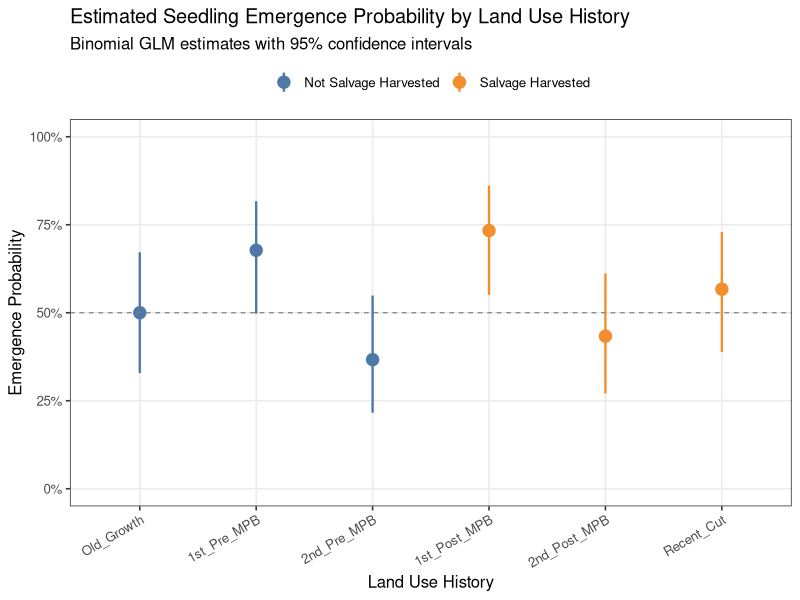
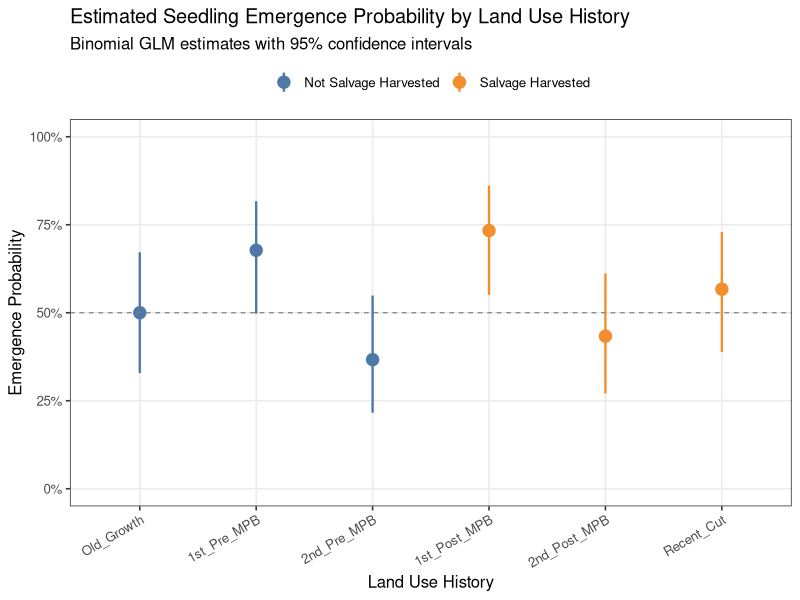

Reproduce these figures in R, in order. (Note: this script raises an error after producing the figures.)
#### SFSP - Vegetation Analysis - Greenhouse ####

setwd()

#### Emergence by Treatment ####

# ============================================================
# Binomial GLM: Seedling Emergence by Land Use History
# ============================================================
# Analyzes emergence proportions (Number_Emerged / Number_Total_Containers)
# across six treatment groups using a binomial GLM with logit link.
# Includes planned contrasts, back-transformed emmeans, and visualization.

## Made with the help of Claude Sonnet 4.6
# ============================================================

library(tidyverse)
library(emmeans)

setwd()

# ── 1. Load data ─────────────────────────────────────────────

dat <- read_tsv("Emergence_Barplot.txt")

# Set factor level order (logical: Old_Growth → Pre_MPB → Post_MPB → Recent_Cut)
dat <- dat |>
  mutate(
    Treatment_LandUse = factor(
      Treatment_LandUse,
      levels = c("Old_Growth", "1st_Pre_MPB", "2nd_Pre_MPB",
                 "1st_Post_MPB", "2nd_Post_MPB", "Recent_Cut")
    ),
    Salvage_Harvest_Status = factor(
      Salvage_Harvest_Status,
      levels = c("Non_Salvage_Harvested", "Salvage_Harvested")
    )
  )


# ── 2. Fit the saturated binomial GLM ────────────────────────
# Treatment_LandUse is the only usable predictor given n=6 groups.
# Salvage_Harvested is perfectly collinear with Treatment_LandUse,
# so it is used for contrast definitions only (see Section 4).

m <- glm(
  cbind(Number_Emerged, Number_Total_Containers - Number_Emerged) ~ Treatment_LandUse,
  data   = dat,
  family = binomial(link = "logit")
)

summary(m)
# Note: with 6 groups and one obs per group, the model is saturated —
# it perfectly reproduces observed proportions. Formal omnibus tests
# are uninformative; inference proceeds through planned contrasts below.


# ── 3. Check for overdispersion ──────────────────────────────
# Pearson dispersion statistic: values >> 1 suggest overdispersion.
# With a saturated model this will equal 0 (perfect fit), but check
# after any model simplification.

dispersion <- sum(residuals(m, type = "pearson")^2) / m$df.residual
cat("Pearson dispersion statistic:", round(dispersion, 3), "\n")
# If > ~1.5 after adding structure, refit with family = quasibinomial


# ── 4. Estimated marginal means (back-transformed to probability scale) ──

em <- emmeans(m, ~ Treatment_LandUse, type = "response")
# type = "response" back-transforms from log-odds to probability scale
print(em)


# ── 5. Pairwise comparisons (exploratory / supplementary) ────
# All pairwise differences with Tukey correction.
# More conservative than planned contrasts; treat as supplementary.

pairwise_results <- pairs(em, adjust = "tukey")
summary(pairwise_results, infer = TRUE)


# ── 6. Visualization ─────────────────────────────────────────

# --- 6a. Dot-and-whisker plot: model-estimated emergence probabilities ---

em_df <- as.data.frame(em) |>
  rename(prob = prob, LCL = asymp.LCL, UCL = asymp.UCL)

# Define fill color by salvage status for visual grouping
em_df <- em_df |>
  mutate(
    Salvage = ifelse(
      Treatment_LandUse %in% c("1st_Post_MPB", "2nd_Post_MPB", "Recent_Cut"),
      "Salvage Harvested", "Not Salvage Harvested"
    )
  )

p1 <- ggplot(em_df,
             aes(x = Treatment_LandUse, y = prob,
                 ymin = LCL, ymax = UCL, color = Salvage)) +
  geom_pointrange(size = 0.8, linewidth = 0.8) +
  geom_hline(yintercept = 0.5, linetype = "dashed", color = "gray50", linewidth = 0.4) +
  scale_y_continuous(limits = c(0, 1), labels = scales::percent_format()) +
  scale_color_manual(values = c("Not Salvage Harvested" = "#4E79A7",
                                "Salvage Harvested"     = "#F28E2B")) +
  labs(
    title    = "Estimated Seedling Emergence Probability by Land Use History",
    subtitle = "Binomial GLM estimates with 95% confidence intervals",
    x        = "Land Use History",
    y        = "Emergence Probability",
    color    = NULL
  ) +
  theme_bw(base_size = 12) +
  theme(
    legend.position   = "top",
    axis.text.x       = element_text(angle = 30, hjust = 1),
    panel.grid.minor  = element_blank()
  )

print(p1)
ggsave("emergence_emmeans.pdf", p1, width = 7, height = 5, dpi = 300)


# --- 6b. Observed proportions barplot with model CI overlay ---
# Combines raw data (bars) with GLM uncertainty (error bars) in one plot.

obs_df <- dat |>
  select(Treatment_LandUse, Percent_Emerged, Salvage_Harvest_Status) |>
  mutate(
    Salvage = ifelse(Salvage_Harvested == "Salvage_Harvested",
                     "Salvage Harvested", "Not Salvage Harvested")
  )

p2 <- ggplot() +
  geom_col(data = obs_df,
           aes(x = Treatment_LandUse, y = Percent_Emerged, fill = Salvage),
           alpha = 0.6, width = 0.6) +
  geom_pointrange(data = em_df,
                  aes(x = Treatment_LandUse, y = prob, ymin = LCL, ymax = UCL),
                  color = "black", size = 0.5, linewidth = 0.7) +
  scale_y_continuous(limits = c(0, 1), labels = scales::percent_format()) +
  scale_fill_manual(values = c("Not Salvage Harvested" = "#4E79A7",
                               "Salvage Harvested"     = "#F28E2B")) +
  labs(
    title    = "Seedling Emergence: Observed Proportions with Model Estimates",
    subtitle = "Bars = observed; points + whiskers = GLM-estimated probability ± 95% CI",
    x        = "Land Use History",
    y        = "Emergence",
    fill     = NULL
  ) +
  theme_bw(base_size = 12) +
  theme(
    legend.position  = "top",
    axis.text.x      = element_text(angle = 30, hjust = 1),
    panel.grid.minor = element_blank()
  )

print(p2)
ggsave("emergence_observed_vs_model.pdf", p2, width = 7, height = 5, dpi = 300)



# ============================================================
# Binomial GLM: Seedling Emergence — Salvage vs. Non-Salvage
# ============================================================
# Collapses the six treatment groups into two categories by
# pooling raw container counts, then fits a binomial GLM to
# test whether salvage harvest status predicts emergence.
# Intended as a targeted complement to the six-group analysis.

## Made with the help of Claude Sonnet 4.6
# ============================================================

library(tidyverse)
library(emmeans)

setwd()

# ── 1. Load and collapse data ─────────────────────────────────
# Pool raw counts across treatments within each salvage category.
# This preserves the full n (~91 containers per group) rather than
# averaging proportions, which would give only n=2 data points.

dat <- read_tsv("Emergence_Barplot.txt") |>
  mutate(
    Salvage_Harvest_Status = factor(
      Salvage_Harvest_Status,
      levels = c("Non_Salvage_Harvested", "Salvage_Harvested")
    )
  )

dat_collapsed <- dat |>
  group_by(Salvage_Harvest_Status) |>
  summarise(
    Total   = sum(Number_Total_Containers),
    Emerged = sum(Number_Emerged),
    .groups = "drop"
  )

print(dat_collapsed)
# Non_Salvage_Harvested: n containers, n emerged
# Salvage_Harvested:     n containers, n emerged


# ── 2. Fit the binomial GLM ───────────────────────────────────

m_col <- glm(
  cbind(Emerged, Total - Emerged) ~ Salvage_Harvest_Status,
  data   = dat_collapsed,
  family = binomial(link = "logit")
)

summary(m_col)


# ── 3. Check overdispersion ───────────────────────────────────
# Now meaningful — model is no longer saturated (1 df residual).

dispersion_col <- sum(residuals(m_col, type = "pearson")^2) / m_col$df.residual
cat("Pearson dispersion statistic:", round(dispersion_col, 3), "\n")
# If > ~1.5, refit with family = quasibinomial


# ── 4. Estimated marginal means (probability scale) ───────────

em_col <- emmeans(m_col, ~ Salvage_Harvest_Status, type = "response")
print(em_col)


# ── 5. Contrast: salvage vs. non-salvage ─────────────────────

contrast_col <- contrast(em_col, list(
  salvage_vs_not = c(-1, 1)   # Salvage_Harvested minus Non_Salvage_Harvested
), adjust = "none")

summary(contrast_col, infer = TRUE)


# ── 6. Visualization ──────────────────────────────────────────

em_col_df <- as.data.frame(em_col) |>
  rename(LCL = asymp.LCL, UCL = asymp.UCL) |>
  mutate(
    label = ifelse(Salvage_Harvest_Status == "Salvage_Harvested",
                   "Salvage\nHarvested", "Not Salvage\nHarvested")
  )

# --- 6a. Dot-and-whisker ---

p_col1 <- ggplot(em_col_df,
                 aes(x = Salvage_Harvest_Status, y = prob,
                     ymin = LCL, ymax = UCL,
                     color = Salvage_Harvest_Status)) +
  geom_pointrange(size = 1, linewidth = 1) +
  geom_hline(yintercept = 0.5, linetype = "dashed",
             color = "gray50", linewidth = 0.4) +
  scale_x_discrete(labels = c("Non_Salvage_Harvested" = "Not Salvage\nHarvested",
                              "Salvage_Harvested"     = "Salvage\nHarvested")) +
  scale_y_continuous(limits = c(0, 1), labels = scales::percent_format()) +
  scale_color_manual(values = c("Non_Salvage_Harvested" = "#4E79A7",
                                "Salvage_Harvested"     = "#F28E2B"),
                     guide = "none") +
  labs(
    title    = "Estimated Emergence Probability by Salvage Harvest Status",
    subtitle = "Binomial GLM estimates with 95% confidence intervals\n(pooled container counts within each category)",
    x        = NULL,
    y        = "Emergence Probability"
  ) +
  theme_bw(base_size = 12) +
  theme(panel.grid.minor = element_blank())

print(p_col1)
ggsave("emergence_collapsed_emmeans.pdf", p_col1, width = 2, height = 5, dpi = 300)


# --- 6b. Barplot with CI overlay ---

obs_col_df <- dat_collapsed |>
  mutate(
    Percent_Emerged   = Emerged / Total,
    Salvage_Harvest_Status = factor(Salvage_Harvest_Status,
                               levels = c("Non_Salvage_Harvested", "Salvage_Harvested"))
  )

p_col2 <- ggplot() +
  geom_col(data = obs_col_df,
           aes(x = Salvage_Harvest_Status, y = Percent_Emerged,
               fill = Salvage_Harvest_Status),
           alpha = 0.6, width = 0.5) +
  geom_pointrange(data = em_col_df,
                  aes(x = Salvage_Harvest_Status, y = prob,
                      ymin = LCL, ymax = UCL),
                  color = "black", size = 0.6, linewidth = 0.8) +
  scale_x_discrete(labels = c("Non_Salvage_Harvested" = "Not Salvage\nHarvested",
                              "Salvage_Harvested"     = "Salvage\nHarvested")) +
  scale_y_continuous(limits = c(0, 1), labels = scales::percent_format()) +
  scale_fill_manual(values = c("Non_Salvage_Harvested" = "#4E79A7",
                               "Salvage_Harvested"     = "#F28E2B"),
                    guide = "none") +
  labs(
    title    = "Seedling Emergence by Salvage Harvest Status",
    subtitle = "Bars = observed (pooled); points + whiskers = GLM estimate ± 95% CI",
    x        = NULL,
    y        = "Emergence"
  ) +
  theme_bw(base_size = 12) +
  theme(panel.grid.minor = element_blank())

print(p_col2)
ggsave("emergence_collapsed_observed_vs_model.pdf", p_col2, width = 4, height = 5, dpi = 300)


# ── 7. Summary table ──────────────────────────────────────────

contrast_table_col <- summary(contrast_col, infer = TRUE) |>
  as.data.frame() |>
  mutate(across(where(is.numeric), \(x) round(x, 3)))

print(contrast_table_col)



#### Vegetation Boxplots ####

# Load required libraries
library(ggplot2)
library(dplyr)
library(ggpubr)
library(readr)
library(forcats)

# Read the .txt file
data <- read_tsv("Vegetation_Boxplots.txt")  # Replace with your actual file path

# Ensure column names are proper
colnames(data)[1:4] <- c("SampleID", "Treatment", "Moisture", "Salvage_Harvest_Status")

# Define treatment levels and colors
treatment_levels <- c("Old_Growth", "1st_Pre_MPB", "2nd_Pre_MPB", "1st_Post_MPB", "2nd_Post_MPB", "Recent_Cut")

# List of response variables to plot
response_vars <- c("Height", "MeanCanWidth", "RootDryMass", "Aboveground_Biomass", "RoottoShootRatio")

data_filtered$Salvage_Harvest_Status = factor(data_filtered$Salvage_Harvest_Status, levels = c("Non_Salvage_Harvested", "Salvage_Harvested"))
treatment_levels_SH <- c("Non_Salvage_Harvested", "Salvage_Harvested")

data_filtered$Treatment = factor(data_filtered$Treatment, levels = c("Old_Growth", "1st_Pre_MPB", "2nd_Pre_MPB", "1st_Post_MPB", "2nd_Post_MPB", "Recent_Cut"))
treatment_levels <- c("Old_Growth", "1st_Pre_MPB", "2nd_Pre_MPB", "1st_Post_MPB", "2nd_Post_MPB", "Recent_Cut")


# Function to generate each plot
generate_plot <- function(response) {
  p <- ggplot(data_filtered, aes(x = Salvage_Harvest_Status, y = .data[[response]], fill = Salvage_Harvest_Status)) +
    geom_boxplot(outlier.shape = NA, alpha = 0.7) +
    geom_jitter(aes(color = Salvage_Harvest_Status), position = position_jitter(width = 0.2), size = 1.5, alpha = 0.8) +
    theme_minimal(base_size = 12) +
    labs(title = response, x = "Treatment", y = response) +
    theme(axis.text.x = element_text(angle = 45, hjust = 1))
  
  # Add significance test between treatments
  comparisons <- combn(treatment_levels_SH, 2, simplify = FALSE)
  p <- p + stat_compare_means(
    comparisons = comparisons,
    method = "wilcox.test",  # Non-parametric pairwise comparison
    p.adjust.method = "BH",
    label = "p.signif",
    hide.ns = TRUE,
    aes(group = Treatment),
    bracket.size = 0.5,
    size = 3
  )
  
  return(p)
}

# Generate all plots
plot_list <- lapply(response_vars, generate_plot)

# Arrange in grid with 3 on top row, 2 on second row
final_plot <- ggarrange(
  plotlist = plot_list,
  ncol = 5,
  nrow = 1,
  common.legend = TRUE,
  legend = "bottom"
)

# Print final plot
print(final_plot)

ggsave("boxplot_vegetation_wtests_SH_UPDATED117125.pdf", final_plot, width = 8, height = 5, units = "in")




#### Root Tips - Raw Counts and Metric (Per Dry Root Mass) ####

RootTips_RawandMetric <- read_tsv("RootTipStaining_Results_forBoxplot.txt")

RootTips_RawandMetric$Treatment_LandUseHistory <- factor(RootTips_RawandMetric$Treatment_LandUseHistory, levels = c("Old_Forest", "1stPreMPB", "2ndPreMPB", "1stPostMPB", "2ndPostMPB", "Recent_Cut")) 
RootTips_RawandMetric$Salvage_Harvest_Status_Status <- factor(RootTips_RawandMetric$Salvage_Harvest_Status_Status, levels = c("Non_Salvage_Harvested", "Salvage_Harvested")) 

treatment_levels <- c("Old_Forest", "1stPreMPB", "2ndPreMPB", "1stPostMPB", "2ndPostMPB", "Recent_Cut")
comparisons <- combn(treatment_levels, 2, simplify = FALSE)

RootTips_RawandMetric$Salvage_Harvest_Status_Status = factor(RootTips_RawandMetric$Salvage_Harvest_Status_Status, levels = c("Non_Salvage_Harvested", "Salvage_Harvested"))
treatment_levels_SH <- c("Non_Salvage_Harvested", "Salvage_Harvested")
comparisons <- combn(treatment_levels_SH, 2, simplify = FALSE)


RootTips_Boxplot_RawCounts <- ggplot(RootTips_RawandMetric, aes(x = Salvage_Harvest_Status_Status, y = Colonized_RootTips_Counts)) +
  geom_boxplot(outlier.shape = NA) +
  geom_jitter(width = 0.1, alpha = 0.75) +
  stat_compare_means(comparisons = comparisons, 
                     method = "wilcox.test", ## Non-parametric
                     p.adjust.method = "BH", ## Adjustment for multiple tests
                     label = "p.signif",
                     hide.ns = TRUE) + 
  labs(title = "ECM Colonized Root Tips - Raw Counts",
       y = "Colonized Root Tips (Counts)") +
  theme_minimal() 
#theme(legend.position = "none")

RootTips_Boxplot_RawCounts

ggsave("RootTips_Boxplot_RawCounts_bySH.pdf", RootTips_Boxplot_RawCounts, width = 2, height = 6, units = "in")


RootTips_Boxplot_RawCounts_notests <- ggplot(RootTips_RawandMetric, aes(x = Treatment_LandUseHistory, y = Colonized_RootTips_Counts)) +
  geom_boxplot(outlier.shape = NA) +
  geom_jitter(width = 0.1, alpha = 0.75) +
  stat_compare_means(comparisons = comparisons,
                     method = "wilcox.test", ## Non-parametric
                     p.adjust.method = "BH", ## Adjustment for multiple tests
                     label = "p.signif",
                     hide.ns = TRUE) +
  labs(title = "ECM Colonized Root Tips - Raw Counts",
       y = "Colonized Root Tips (Counts)") +
  theme_minimal() 
#theme(legend.position = "none")

RootTips_Boxplot_RawCounts_notests

ggsave("RootTips_Boxplot_RawCounts_notests.pdf", RootTips_Boxplot_RawCounts_notests, width = 4, height = 6, units = "in")



treatment_levels <- c("Old_Forest", "1stPreMPB", "2ndPreMPB", "1stPostMPB", "2ndPostMPB", "Recent_Cut")
comparisons <- combn(treatment_levels, 2, simplify = FALSE)

RootTips_RawandMetric$Salvage_Harvest_Status_Status = factor(RootTips_RawandMetric$Salvage_Harvest_Status_Status, levels = c("Non_Salvage_Harvested", "Salvage_Harvested"))
treatment_levels_SH <- c("Non_Salvage_Harvested", "Salvage_Harvested")
comparisons <- combn(treatment_levels_SH, 2, simplify = FALSE)

RootTips_Boxplot_Metric <- ggplot(RootTips_RawandMetric_filtered, aes(x = Salvage_Harvest_Status_Status, y = Metric_ColonizedTipsper_RootDryMass)) +
  geom_boxplot(outlier.shape = NA) +
  geom_jitter(width = 0.1, alpha = 0.75) +
  stat_compare_means(comparisons = comparisons,
                     method = "wilcox.test", ## Non-parametric
                     p.adjust.method = "BH", ## Adjustment for multiple tests
                     label = "p.signif",
                     hide.ns = TRUE) + 
  labs(title = "ECM Colonized Root Tips - Colonized Root Tips per Average Dry Root Mass",
       y = "Colonized Root Tips per Average Dry Root Mass") +
  theme_minimal() 
#theme(legend.position = "none")

RootTips_Boxplot_Metric

ggsave("RootTips_Boxplot_Metric_bySH.pdf", RootTips_Boxplot_Metric, width = 2, height = 6, units = "in")


RootTips_Boxplot_Metric_notests <- ggplot(RootTips_RawandMetric, aes(x = Treatment_LandUseHistory, y = Metric_ColonizedTipsper_RootDryMass)) +
  geom_boxplot(outlier.shape = NA) +
  geom_jitter(width = 0.1, alpha = 0.75) +
  stat_compare_means(comparisons = comparisons,
                     method = "wilcox.test", ## Non-parametric
                     p.adjust.method = "BH", ## Adjustment for multiple tests
                     label = "p.signif",
                     hide.ns = TRUE) +
  labs(title = "ECM Colonized Root Tips - Colonized Root Tips per Average Dry Root Mass",
       y = "Colonized Root Tips per Average Dry Root Mass") +
  theme_minimal() 
#theme(legend.position = "none")

RootTips_Boxplot_Metric_notests

ggsave("RootTips_Boxplot_Metric_notests.pdf", RootTips_Boxplot_Metric_notests, width = 4, height = 6, units = "in")




treatment_levels <- c("Salvage_Harvested", "Non_Salvage_Harvested")
comparisons <- combn(treatment_levels, 2, simplify = FALSE)

RootTips_Boxplot_Metric_SHComparisons <- ggplot(RootTips_RawandMetric, aes(x = Salvage_Harvest_Status_Status, y = Metric_ColonizedTipsper_RootDryMass)) +
  geom_boxplot(outlier.shape = NA) +
  geom_jitter(width = 0.1, alpha = 0.75) +
  stat_compare_means(comparisons = comparisons,
                     method = "wilcox.test", ## Non-parametric
                     p.adjust.method = "BH", ## Adjustment for multiple tests
                     label = "p.signif",
                     hide.ns = TRUE) + 
  labs(title = "ECM Colonized Root Tips - Colonized Root Tips per Average Dry Root Mass",
       y = "Colonized Root Tips per Average Dry Root Mass") +
  theme_minimal() 
#theme(legend.position = "none")

RootTips_Boxplot_Metric_SHComparisons

ggsave("RootTips_Boxplot_Metric_SHComparisons.pdf", RootTips_Boxplot_Metric_SHComparisons, width = 14, height = 10, units = "in")



treatment_levels <- c("Salvage_Harvested", "Non_Salvage_Harvested")
comparisons <- combn(treatment_levels, 2, simplify = FALSE)

RootTips_Boxplot_RawCounts_SHComparisons <- ggplot(RootTips_RawandMetric, aes(x = Salvage_Harvest_Status_Status, y = Colonized_RootTips_Counts)) +
  geom_boxplot(outlier.shape = NA) +
  geom_jitter(width = 0.1, alpha = 0.75) +
  stat_compare_means(comparisons = comparisons,
                     method = "wilcox.test", ## Non-parametric
                     p.adjust.method = "BH", ## Adjustment for multiple tests
                     label = "p.signif",
                     hide.ns = TRUE) + 
  labs(title = "ECM Colonized Root Tips - Colonized Root Tips per Average Dry Root Mass",
       y = "Colonized Root Tips per Average Dry Root Mass") +
  theme_minimal() 
#theme(legend.position = "none")

RootTips_Boxplot_RawCounts_SHComparisons

ggsave("RootTips_Boxplot_RawCounts_SHComparisons.pdf", RootTips_Boxplot_RawCounts_SHComparisons, width = 14, height = 10, units = "in")
